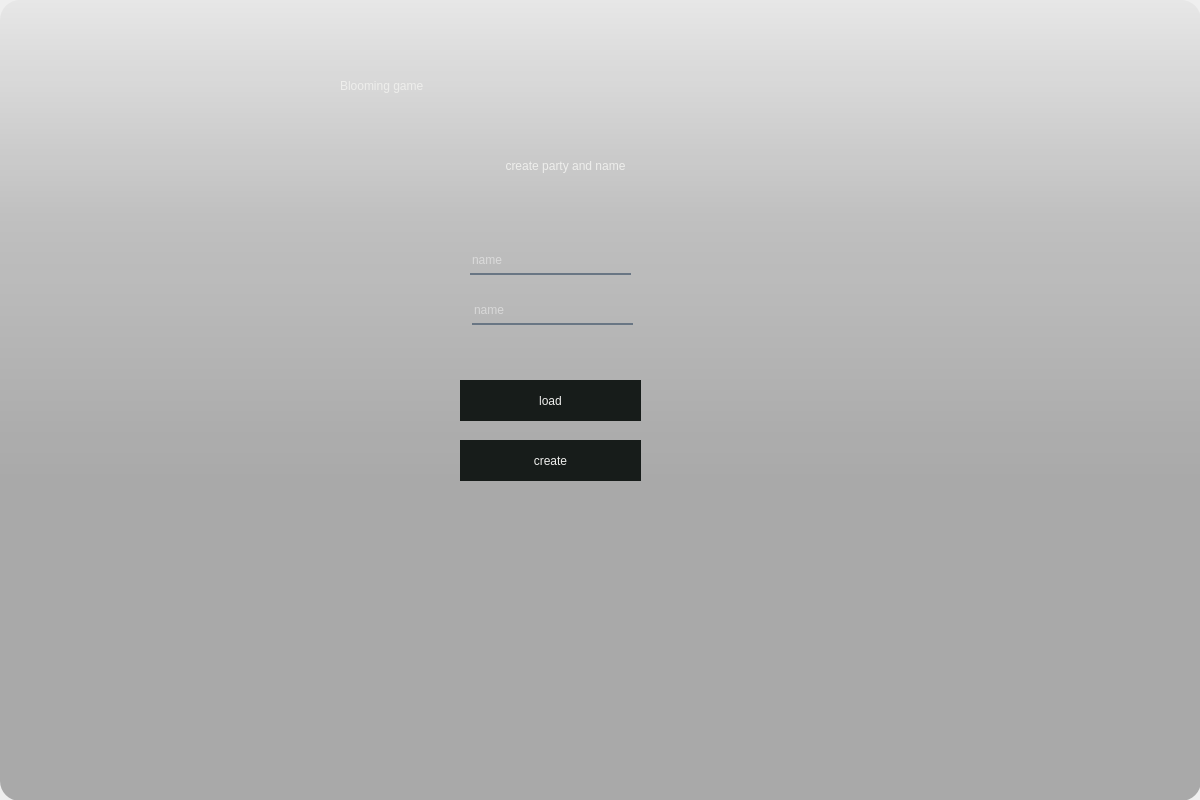
<?xml version="1.0" encoding="UTF-8"?>
<ui version="4.0">
 <class>Dialog</class>
 <widget class="QDialog" name="Dialog">
  <property name="geometry">
   <rect>
    <x>0</x>
    <y>0</y>
    <width>1200</width>
    <height>800</height>
   </rect>
  </property>
  <property name="windowTitle">
   <string>Dialog</string>
  </property>
  <widget class="QWidget" name="bgwidget" native="true">
   <property name="geometry">
    <rect>
     <x>0</x>
     <y>0</y>
     <width>1201</width>
     <height>801</height>
    </rect>
   </property>
   <property name="styleSheet">
    <string notr="true">QWidget#bgwidget{
background-color: qlineargradient(spread:pad, x1:0, y1:0, x2:0, y2:0.715909, stop:0 rgba(0, 0, 0, 9),stop:0.375 rgba(0, 0, 0, 50), stop:0.835227 rgba(0, 0, 0, 75));
border-radius:20px

}</string>
   </property>
   <widget class="QLabel" name="label">
    <property name="geometry">
     <rect>
      <x>340</x>
      <y>30</y>
      <width>441</width>
      <height>111</height>
     </rect>
    </property>
    <property name="styleSheet">
     <string notr="true">font: 75 italic 50pt &quot;Ubuntu Condensed&quot;;
color: rgb(238, 238, 236);</string>
    </property>
    <property name="text">
     <string>Blooming game </string>
    </property>
   </widget>
   <widget class="QLabel" name="label_2">
    <property name="geometry">
     <rect>
      <x>380</x>
      <y>140</y>
      <width>371</width>
      <height>51</height>
     </rect>
    </property>
    <property name="styleSheet">
     <string notr="true">font: 75 15pt &quot;Bitstream Charter&quot;;
color: rgb(238, 238, 236);</string>
    </property>
    <property name="text">
     <string>create party and name</string>
    </property>
    <property name="alignment">
     <set>Qt::AlignCenter</set>
    </property>
    <property name="wordWrap">
     <bool>true</bool>
    </property>
   </widget>
   <widget class="QPushButton" name="Create">
    <property name="geometry">
     <rect>
      <x>460</x>
      <y>440</y>
      <width>181</width>
      <height>41</height>
     </rect>
    </property>
    <property name="styleSheet">
     <string notr="true">border-radius :50 px;
font: 57 italic 17pt &quot;Ubuntu&quot;;

background-color: rgb(23, 28, 26);
color: rgb(238, 238, 236);</string>
    </property>
    <property name="text">
     <string>create</string>
    </property>
   </widget>
   <widget class="QPushButton" name="laod_save">
    <property name="geometry">
     <rect>
      <x>460</x>
      <y>380</y>
      <width>181</width>
      <height>41</height>
     </rect>
    </property>
    <property name="styleSheet">
     <string notr="true">
background-color: rgb(23, 28, 26);
color: rgb(238, 238, 236);
border-radius :50 px;
font: 57 italic 17pt &quot;Ubuntu&quot;;
</string>
    </property>
    <property name="text">
     <string>load</string>
    </property>
   </widget>
   <widget class="QLineEdit" name="party_name">
    <property name="geometry">
     <rect>
      <x>472</x>
      <y>300</y>
      <width>161</width>
      <height>25</height>
     </rect>
    </property>
    <property name="styleSheet">
     <string notr="true">background-color: rgba(0, 0, 0,0);
border:none;
border-bottom:2px solid rgba(105,118,132,255);
color:rgba(255,255,255,230);
padding-bottom:4px;</string>
    </property>
    <property name="placeholderText">
     <string>name</string>
    </property>
   </widget>
   <widget class="QLineEdit" name="player_name">
    <property name="geometry">
     <rect>
      <x>470</x>
      <y>250</y>
      <width>161</width>
      <height>25</height>
     </rect>
    </property>
    <property name="styleSheet">
     <string notr="true">background-color: rgba(0, 0, 0,0);
border:none;
border-bottom:2px solid rgba(105,118,132,255);
color:rgba(255,255,255,230);
padding-bottom:4px;</string>
    </property>
    <property name="placeholderText">
     <string>name</string>
    </property>
   </widget>
  </widget>
 </widget>
 <resources/>
 <connections/>
</ui>
